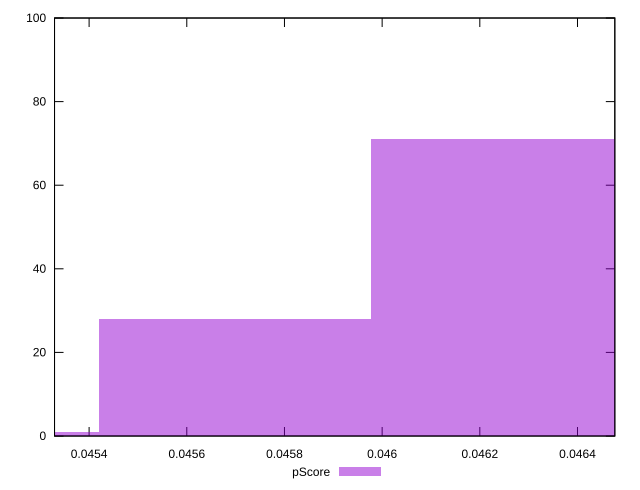

Reproduce this figure in gnuplot.
reset

$pScore <<EOF
0.046255798725225096 71
0.04569849994540311 28
0.04514120116558112 1
EOF

set key outside below
set boxwidth 0.0005572987798219891
set xrange [0.045329213209119645:0.04647642878867081]
set yrange [0:100]
set trange [0:100]
set style fill transparent solid 0.5 noborder
set terminal svg size 640, 490 enhanced background rgb 'white'
set output "reports/report_00027_2021-02-24T12-40-31.850Z/uses-long-cache-ttl/samples/astro/pScore/histogram.svg"

plot $pScore title "pScore" with boxes

reset
